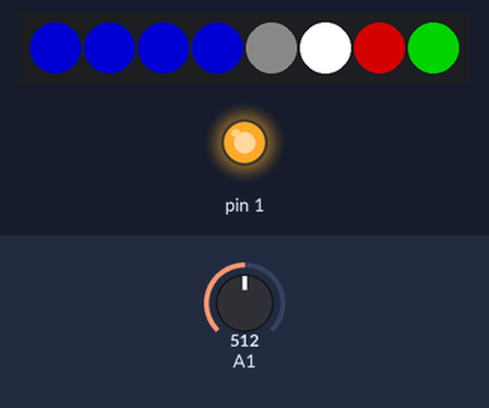
Simulated run of this sketch. Board: Arduino Uno, built with avr-gcc and run on an emulated ATmega328P. On the bench: 8 RGB LEDs in strip order, left to right, output pins drawn as LEDs (lit = HIGH). The test bench sets the inputs (shaded band); at power-on: A1 = 512. Dim RGB values are drawn brighter than linear; random numbers use the default seed unless the sketch sets one.

Above: at 0.8 s.
0.9 s: A1 set to 629
2.4 s: A1 set to 664
At 3.0 s:
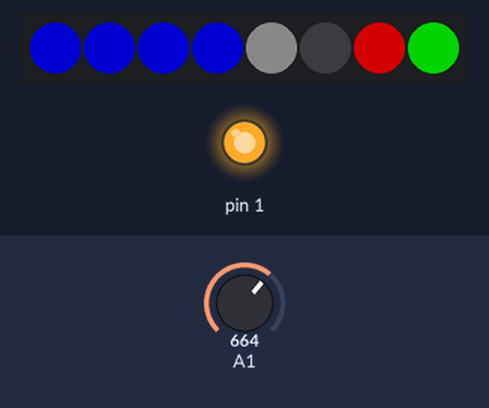
3.9 s: A1 set to 716
At 5.1 s:
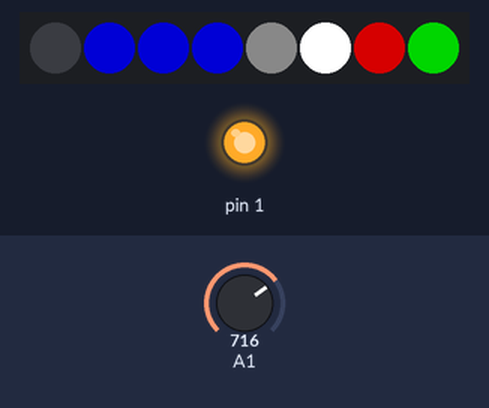
5.4 s: A1 set to 736
At 7.2 s:
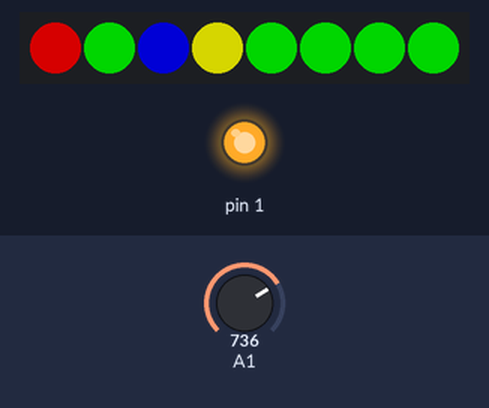
8.4 s: A1 set to 886
9.9 s: A1 set to 910
At 10.9 s:
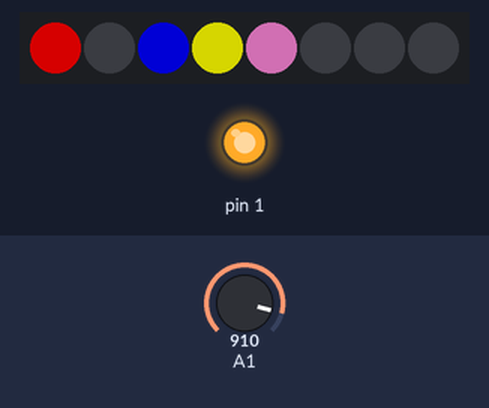
Timing chart, 0 to 12.4 s (numbered marks = the images above; inputs shaded):
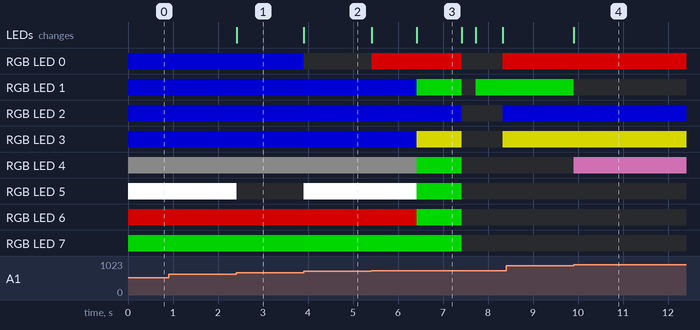

The sketch:

Pr0Simon.ino
```cpp
#include <WS2812.h>
#include <EEPROM.h>
/*
  Led Numbers
  1 0  4 5
  2 3  7 6
*/

/*
  Key Numbers
  1 2  5 6
  3 4  7 8
*/

//you can get these values from the Pr0boardADC sample
#define S1 906
#define S2 708
#define S3 462
#define S4 235
#define S5 880
#define S6 658
#define S7 406
#define S8 196
#define LL 127
#define LM 289
#define LR 532
#define RL 158
#define RM 342
#define RR 593
#define RANGE 10 //Min diff between 2 ADC values is 26 so range should be less than half of that

//too many checks will slowdown the button readout, but more will be more reliable
#define SAME_KEY_READ_COUNT 2 //only when 2 times the same key was read back it will be accepted
#define ADC_READ_COUNT 2 //average of adc readbacks

//WS2812B first led Pin and Led Count
#define PIN            0
#define NUMPIXELS      8
#define SHOW_DELAY     300

byte simonSays[255]; //ATTENTION if you set this array to high count then the game will crash!
byte simonCount = 0;
float brightness = 0.5;

WS2812 LED(NUMPIXELS);

void ledSetAll(byte r, byte g, byte b) {
  cRGB value;
  value.r = r * brightness; value.g = g * brightness; value.b = b * brightness;
  for (byte i = 0; i < NUMPIXELS; i++) {
    LED.set_crgb_at(i, value); // Set value at LED found at index 0
  }
}

void ledSet(byte led, byte r, byte g, byte b) {
  cRGB value;
  value.r = r * brightness; value.g = g * brightness; value.b = b * brightness;
  LED.set_crgb_at(led, value); // Set value at LED found at index 0
}

void setButton(byte num) {
  switch (num) {
    case 1:
      ledSet(1, 0, 255, 0);
      break;
    case 2:
      ledSet(0, 255, 0, 0);
      break;
    case 3:
      ledSet(2, 0, 0, 255);
      break;
    case 4:
      ledSet(3, 255, 255, 0);
      break;
    case 5:
      ledSet(4, random(255), random(255), random(255));
      break;
    case 6:
      ledSet(5, random(255), random(255), random(255));
      break;
    case 7:
      ledSet(7, random(255), random(255), random(255));
      break;
    case 8:
      ledSet(6, random(255), random(255), random(255));
      break;
  }
  LED.sync();
}

void clearButton(byte num) {
  switch (num) {
    case 1:
      ledSet(1, 0, 0, 0);
      break;
    case 2:
      ledSet(0, 0, 0, 0);
      break;
    case 3:
      ledSet(2, 0, 0, 0);
      break;
    case 4:
      ledSet(3, 0, 0, 0);
      break;
    case 5:
      ledSet(4, 0, 0, 0);
      break;
    case 6:
      ledSet(5, 0, 0, 0);
      break;
    case 7:
      ledSet(7, 0, 0, 0);
      break;
    case 8:
      ledSet(6, 0, 0, 0);
      break;
  }
  LED.sync();
}

byte getButton() {
  //randomSeed(millis());
  while (true) {
    byte rKey = readKey();
    clearButton(rKey); //set led for pressed button
    //wait for Key release
    while (readKey() == rKey) {
      delay(20);
    }
    setButton(rKey); //set led for pressed button
    return rKey;
  }
}

int readADC() {
  int avrADC = 0;
  for (byte i = 0; i < ADC_READ_COUNT; ++i)
  {
    avrADC += analogRead(A1);
  }
  avrADC /= ADC_READ_COUNT;
  return avrADC;
}


byte readKey() {
  int lastADC, nowADC = -1;
  byte sameADCCount = 0;

  while (true) {
    lastADC = readADC();
    nowADC = readADC();
    if (nowADC == lastADC)
      sameADCCount++;
    else
      sameADCCount = 0;
    if (sameADCCount > SAME_KEY_READ_COUNT)
      break;
  }

  switch (nowADC) {
    case 0 ... RANGE:
      return 0;
    case S1-RANGE ... S1+RANGE:
      return 1;
    case S2-RANGE ... S2+RANGE:
      return 2;
    case S8-RANGE ... S8+RANGE:
      return 8;
    case S4-RANGE ... S4+RANGE:
      return 4;
    case S6-RANGE ... S6+RANGE:
      return 6;
    case S3-RANGE ... S3+RANGE:
      return 3;
    case S5-RANGE ... S5+RANGE:
      return 5;
    case S7-RANGE ... S7+RANGE:
      return 7;
    default:
      return 0;
  }
  return  0;
}

void showSequence() {
  //show sequence
  for (int i = 0; i < simonCount; i++) {
    if (simonSays[i] > 4)
      return;
    ledSetAll(0, 0, 0);
    LED.sync(); // Sends the value to the LED
    delay(SHOW_DELAY);
    setButton(simonSays[i]);
    delay(SHOW_DELAY);
  }
  delay(SHOW_DELAY);
}

void initLeds() {
  cRGB value;
  ledSet(0, 0, 0, 255);
  ledSet(1, 0, 0, 255);
  ledSet(2, 0, 0, 255);
  ledSet(3, 0, 0, 255);
  value.r = 10; value.g = 10; value.b = 10;
  LED.set_crgb_at(4, value);
  value.r = 255; value.g = 255; value.b = 255;
  LED.set_crgb_at(5, value);
  ledSet(6, 255, 0, 0);
  ledSet(7, 0, 255, 0);
  LED.sync();
}

void setup() {
  pinMode(1, OUTPUT);
  digitalWrite(1, HIGH);
  analogReference(DEFAULT);

  LED.setOutput(PIN);
  initLeds();
  byte gButton = 0;
  while (gButton == 0) {
    gButton = getButton();
  }
  if ((gButton == 5 || gButton == 6)) {
    while (true) {
      if (gButton == 5) {
        brightness -= 0.025;
        if (brightness <= 0) {
          brightness = 0.025;
        }
        initLeds();
      }
      if (gButton == 6) {
        brightness += 0.025;
        if (brightness >= 1) {
          brightness = 1;
        }
        initLeds();
      }
      if (!(gButton == 5 || gButton == 6 || gButton == 0)) {
        break;
      }
      gButton = getButton();
    }
  }
  if (gButton == 7) {
    simonCount = EEPROM.read(0);
    EEPROM.get(1, simonSays);
    showSequence();
    simonCount = 0;
  }
  if (gButton == 8) {
    ledSetAll(255, 0, 0);
    LED.sync();
    EEPROM.write(0, 0);
    for (int i = 1 ; i < EEPROM.length() ; i++) {
      EEPROM.write(i, 255);
    }
    ledSetAll(0, 255, 0);
    LED.sync();
  }
  delay(1000);
  ledSet(1, 0, 255, 0);
  ledSet(0, 255, 0, 0);
  ledSet(2, 0, 0, 255);
  ledSet(3, 255, 255, 0);
  ledSet(4, 0, 255, 0);
  ledSet(5, 0, 255, 0);
  ledSet(6, 0, 255, 0);
  ledSet(7, 0, 255, 0);
  LED.sync(); // Sends the value to the LED
  delay(1000);
}


void loop()
{
  randomSeed(millis());
  simonSays[simonCount++] = (random(4) + 1);

  showSequence();

  ledSetAll(0, 0, 0);
  ledSet(1, 0, 255, 0);
  ledSet(0, 255, 0, 0);
  ledSet(2, 0, 0, 255);
  ledSet(3, 255, 255, 0);
  LED.sync(); // Sends the value to the LED

  //do sequence
  bool rightSequence = false;
  for (int i = 0; i < simonCount; i++) {
    byte gButton = 0;
    while ((gButton == 0) || (gButton > 4 )) {
      gButton = getButton();
    }
    if (gButton == simonSays[i]) {
      rightSequence = true;
    } else {
      rightSequence = false;
      break;
    }
  }
  delay(SHOW_DELAY * 2);

  ledSetAll(0, 0, 0);
  if (rightSequence) {
    ledSet(4, 0, 255, 0);
    ledSet(5, 0, 255, 0);
    ledSet(6, 0, 255, 0);
    ledSet(7, 0, 255, 0);
    //write game Score
    if (simonCount >= EEPROM.read(0)) {
      EEPROM.write(0, simonCount);
      EEPROM.put(1, simonSays);
    }
  } else {
    ledSet(4, 255, 0, 0);
    ledSet(5, 255, 0, 0);
    ledSet(6, 255, 0, 0);
    ledSet(7, 255, 0, 0);
    simonCount = 0;
  }
  LED.sync(); // Sends the value to the LED
  delay(1000);
}
```

Measured:
- the behaviour switches between 647 and 648 on A1 (found by bisection; images 0 and 1)
- the behaviour switches between 718 and 719 on A1 (found by bisection; images 2 and 3)
- the behaviour switches between 895 and 896 on A1 (found by bisection; images 3 and 4)
- after the input at 0.9 s, every drawn part: stays the same
- after the input at 2.4 s, RGB LED 5: RGB(255, 255, 255) → off at once; the LEDs: change at once (image 1)
- after the input at 3.9 s, RGB LED 0: RGB(0, 0, 127) → off at once; RGB LED 1–3: RGB(0, 0, 127) → RGB(0, 0, 133) at once; RGB LED 5: off → RGB(255, 255, 255) at once; RGB LED 6: RGB(127, 0, 0) → RGB(133, 0, 0) at once; RGB LED 7: RGB(0, 127, 0) → RGB(0, 133, 0) at once; the LEDs: change at once (image 2)
- after the input at 5.4 s, RGB LED 0: off → RGB(133, 0, 0) at once, → off 2.0 s later, → RGB(133, 0, 0) 0.90 s later; RGB LED 1: RGB(0, 0, 133) → RGB(0, 133, 0) after 1.0 s, → off 1.0 s later, → RGB(0, 133, 0) 0.30 s later
- after the input at 8.4 s, every drawn part: stays the same
- after the input at 9.9 s, RGB LED 1: RGB(0, 133, 0) → off at once; RGB LED 4: off → RGB(120, 64, 103) at once; the LEDs: change at once (image 4)
